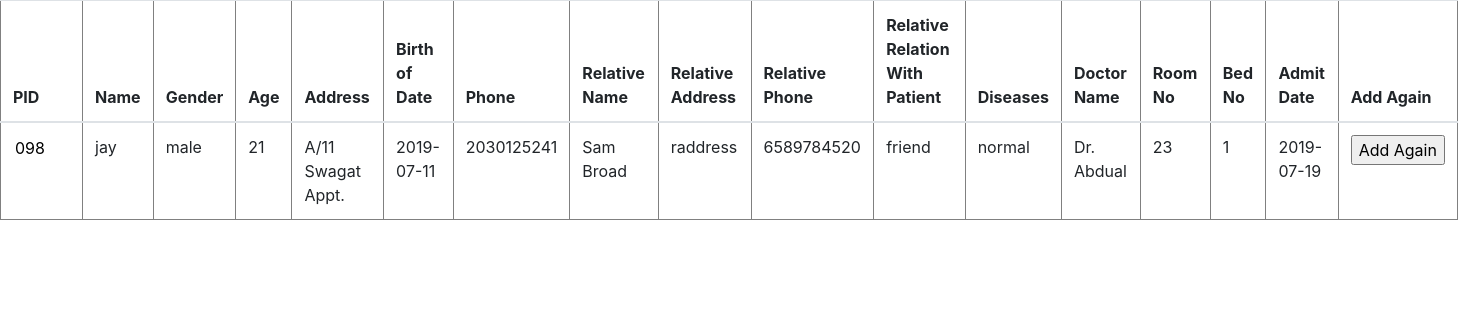
Screenshot of /sapd.php (signed in) with the database file from the repository.
### tables this page shows
CREATE TABLE IF NOT EXISTS `patient` (
  `password` varchar(20) NOT NULL,
  `pid` varchar(10) NOT NULL,
  `name` varchar(50) NOT NULL,
  `gender` varchar(6) NOT NULL,
  `age` varchar(3) NOT NULL,
  `address` varchar(200) NOT NULL,
  `birth` date NOT NULL,
  `phone` varchar(10) NOT NULL,
  `rname` varchar(50) NOT NULL,
  `raddress` varchar(200) NOT NULL,
  `rphone` varchar(10) NOT NULL,
  `rrwp` varchar(50) NOT NULL,
  `diseases` varchar(200) NOT NULL,
  `docname` varchar(50) NOT NULL,
  `roomno` varchar(20) NOT NULL,
  `bedno` varchar(20) NOT NULL,
  `adate` date NOT NULL,
  `status` varchar(20) NOT NULL,
  PRIMARY KEY (`pid`)
);

### sapd.php (the view, shortened to what this page needs)
<?php
include "db.php";
?>
<!DOCTYPE html>
<html>
<head>
    <link rel="stylesheet" href="https://maxcdn.bootstrapcdn.com/bootstrap/4.0.0-beta/css/bootstrap.min.css">
</head>
<body>
	<table class="table" border="1">
            <thead>
                <tr>
                    <th>PID</th>
                    <th>Name</th>
                    <th>Gender</th>
                    <th>Age</th>
                    <th>Address</th>
                    <th>Birth of Date</th>
                    <th>Phone</th>
                    <th>Relative Name</th>
                    <th>Relative Address</th>
                    <th>Relative Phone</th>
                    <th>Relative Relation With Patient</th>
                    <th>Diseases</th>
                    <th>Doctor Name</th>
                    <th>Room No</th>
                    <th>Bed No</th>
                    <th>Admit Date</th>
                    <th>Add Again</th>
                </tr>
            </thead>
            <tbody>
                <tr>
                	<?php
                	$q = "SELECT pid,name,gender,age,address,birth,phone,rname,raddress,rphone,rrwp,diseases,docname,roomno,bedno,adate FROM patient WHERE status='old'";
                	$res = mysqli_query($conn,$q);
                	while($row = mysqli_fetch_array($res,MYSQLI_BOTH)){
                		$pid = $row['pid'];
						$name = $row['name'];
						$gender = $row['gender'];
						$age = $row['age'];
						$address = $row['address'];
                        $birth = $row['birth'];
						$phone = $row['phone'];
						$rname = $row['rname'];
						$raddress = $row['raddress'];
						$rphone = $row['rphone'];
						$rrwp = $row['rrwp'];
						$diseases = $row['diseases'];
						$docname = $row['docname'];
						$roomno = $row['roomno'];
						$bedno = $row['bedno'];
                        $adate = $row['adate'];
                	?>
 					<form action="sapd.php" method="post">
                    <td><input type="text" size="1" readonly="readonly" name="pid" style="border: none;" value="<?php echo $pid; ?>"></td>
                    <td><?php echo $name; ?></td>
                    <td><?php echo $gender; ?></td>
                    <td><?php echo $age; ?></td>
                    <td><?php echo $address; ?></td>
                    <td><?php echo $birth; ?></td>
                    <td><?php echo $phone; ?></td>
                    <td><?php echo $rname; ?></td>
                    <td><?php echo $raddress; ?></td>
                    <td><?php echo $rphone; ?></td>
                    <td><?php echo $rrwp; ?></td>
                    <td><?php echo $diseases; ?></td>
                    <td><?php echo $docname; ?></td>
                    <td><?php echo $roomno; ?></td>
                    <td><?php echo $bedno; ?></td>
                    <td><?php echo $adate; ?></td>
                    <td><input type="submit" name="addagain" value="Add Again"></td>
                    </form>
                </tr>
            </tbody>
            <?php
                    }
                    ?>
        </table>
</body>
</html>

### rows the page displays
patient: pid "098", name "jay", gender "male", age "21", address "A/11 Swagat Appt.", birth "2019-07-11", phone "2030125241", rname "Sam Broad", raddress "raddress", rphone "6589784520", rrwp "friend", diseases "normal", docname "Dr. Abdual", roomno "23", bedno "1", adate "2019-07-19"
